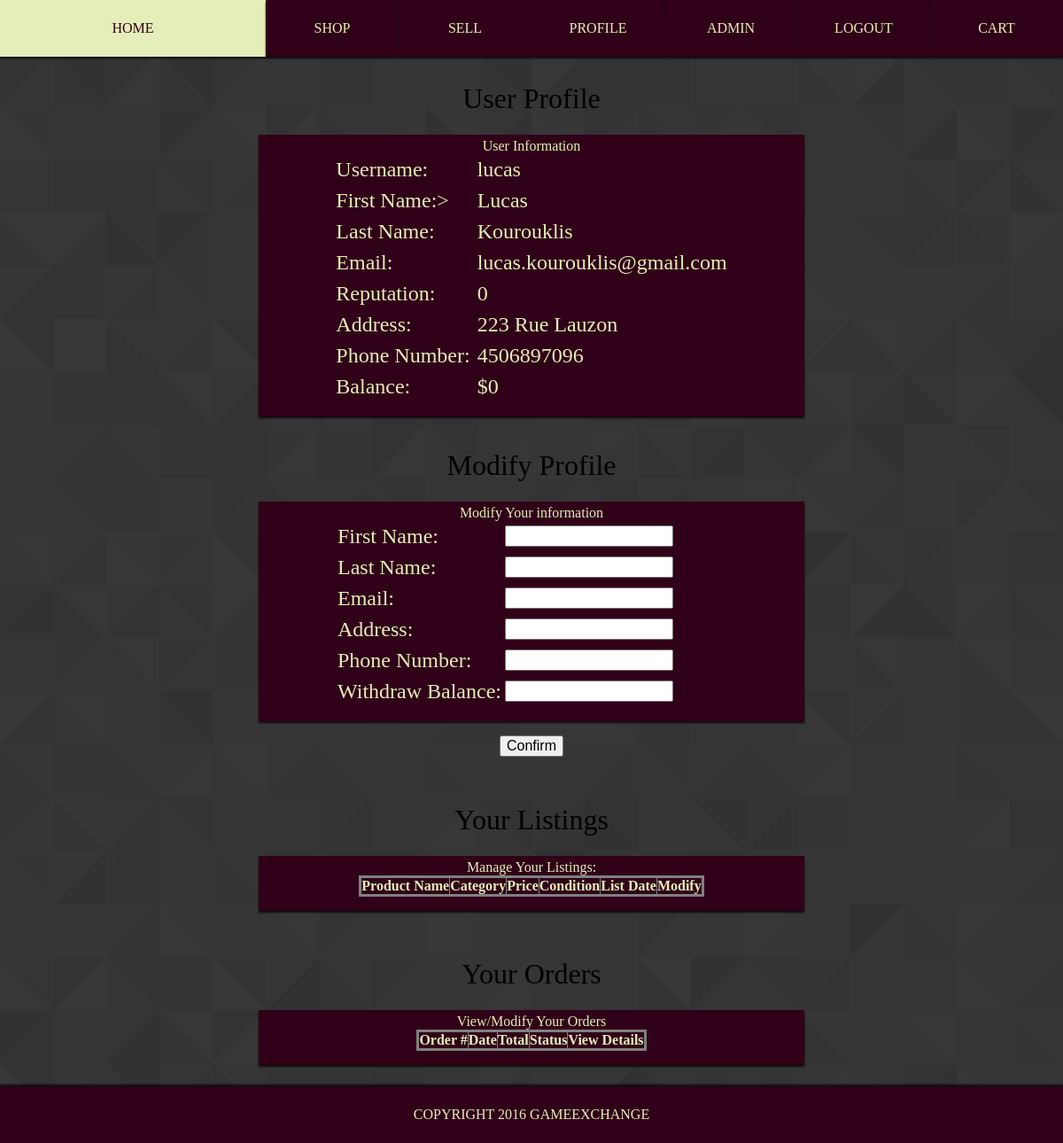
/user.php?userp=1 (signed in), run on an earlier commit of the app's database.
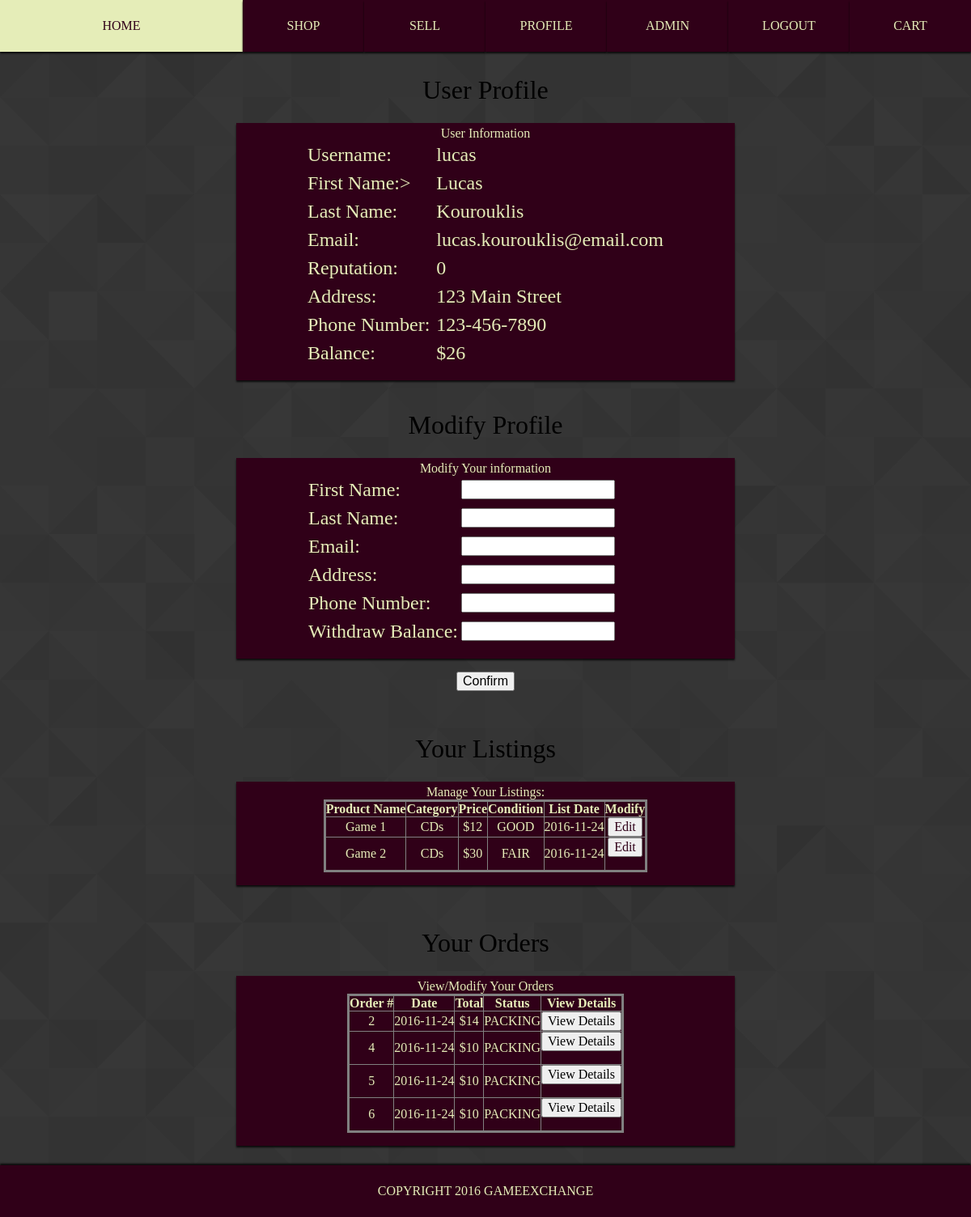
And on a later commit of the database.
### tables this page shows
CREATE TABLE `user` (
  `user_id` int(5) NOT NULL,
  `username` varchar(20) NOT NULL,
  `passwordhash` varchar(200) NOT NULL,
  `fname` varchar(50) NOT NULL,
  `lname` varchar(50) NOT NULL,
  `email` varchar(60) NOT NULL,
  `address` varchar(100) NOT NULL,
  `phone_num` varchar(20) NOT NULL,
  `status` int(2) NOT NULL
);

CREATE TABLE `balance` (
  `user_id` int(5) NOT NULL,
  `current_balance` int(7) NOT NULL
);

CREATE TABLE `listing` (
  `listing_id` int(7) NOT NULL,
  `user_id` int(5) NOT NULL,
  `product_name` varchar(150) NOT NULL,
  `category` int(1) NOT NULL,
  `price` int(5) NOT NULL,
  `item_condition` varchar(9) NOT NULL,
  `product_description` varchar(2000) NOT NULL,
  `list_date` date NOT NULL,
  `status` int(2) NOT NULL
);

CREATE TABLE `category` (
  `id` int(1) NOT NULL,
  `name` varchar(15) NOT NULL
);

CREATE TABLE `orders` (
  `order_id` int(7) NOT NULL,
  `user_id` int(5) NOT NULL,
  `order_date` date NOT NULL,
  `order_total` int(5) NOT NULL,
  `status` int(2) NOT NULL
);

CREATE TABLE `status` (
  `ID` int(2) NOT NULL,
  `name` varchar(50) NOT NULL
);

### database/adminFunctions.php (called while the page is built, shortened)
<?php
	function initializeAdminDb(){
		$servername = "localhost";
		$username = "lucas";
		$password = "alpine";
		$dbname = "ecommerce";
		try
		{
			$DBH = new PDO("mysql:host=$servername;dbname=$dbname", $username, $password);
			return $DBH;
		}
		catch(PDOException $e)
		{
			echo $e->getMessage();
		}
	}
	function isAdmin($SESSION){
		$DBH = initializeAdminDb();
		$user_id = $SESSION['user'];
		$STH = $DBH->query("SELECT status FROM user WHERE user_id='$user_id'");
		$row = $STH->fetch();
		if ($row['status'] == 13){
			return TRUE;
		}
		else{
			return FALSE;
		}
	}
?>

### database/userFunctions.php (the view, shortened to what this page needs)
<?php
	function initializeDb(){
		$servername = "localhost";
		$username = "lucas";
		$password = "alpine";
		$dbname = "ecommerce";
		try
		{
			$DBH = new PDO("mysql:host=$servername;dbname=$dbname", $username, $password);
			return $DBH;
		}
		catch(PDOException $e)
		{
			echo $e->getMessage();
		}
	}
	function getUserInfo($userp){
		$DBH = initializeDb();
		$STH = $DBH->query("SELECT * FROM user WHERE user_id='$userp'");
		return $STH->fetch();
	}
	function getUserBalance($userp){
		$DBH = initializeDb();
		$STH = $DBH->query("SELECT * FROM balance WHERE user_id='$userp'");
		return $STH->fetch();
	}
	function getUsername($userp){
		$row = getUserInfo($userp);
		echo $row["username"];
	}
	function getFname($userp){
		$row = getUserInfo($userp);
		echo $row["fname"];
	}
	function getLname($userp){
		$row = getUserInfo($userp);
		echo $row["lname"];
	}
	function getEmail($userp){
		$row = getUserInfo($userp);
		echo $row["email"];
	}
	function getRepuation($userp){
		$counter = 0;
		echo $counter;
	}
	function getAddress($userp){
		$row = getUserInfo($userp);
		echo $row["address"];
	}
	function getPhone($userp){
		$row = getUserInfo($userp);
		echo $row["phone_num"];
	}
	function getBalance($userp){
		$row = getUserBalance($userp);
		echo $row["current_balance"];
	}
	function displayUserOrders($SESSION){
		$givenId = $SESSION['user'];
		$DBH = initializeDb();
		$STH = $DBH->prepare("SELECT * FROM orders WHERE user_id ='$givenId'");
		$STH->execute();
		echo "<table border='1' style='border-style: solid; border-width: medium;' align='center'><tr style='color: #e5edb8;'>";
		echo "<th>Order #</th><th>Date</th><th>Total</th><th>Status</th><th>View Details</th></tr>";
		while($row = $STH->fetch()){
			$sid = $row["status"];
			$STHsname = $DBH->prepare("SELECT name FROM status WHERE id=" . $sid);
			$STHsname->execute();
			$rowsname = $STHsname->fetch();
			echo "<tr style='color: #e5edb8;' align='center'>";
				echo "<td>" . $row["order_id"] . "</td>";
				echo "<td>" . $row["order_date"] . "</td>";
				echo "<td>$" . $row["order_total"] . "</td>";
				echo "<td>" . $rowsname["name"] . "</td>";
				echo "<td style='color: black;'><form action='orderView.php' method='GET'><input type='hidden' id='order_id' name='order_id' value='" . $row['order_id'] . "' /><input type='submit' value='View Details' /></form></td>";
			echo "</tr>";
		}
		echo "</table>";
	}
	function displayAllUserListings($SESSION){
		$givenId = $SESSION['user'];
		$DBH = initializeAdminDb();
		$STH = $DBH->prepare("SELECT * FROM listing WHERE user_id ='$givenId'");
		$STH->execute();
		echo "<table border='1' style='border-style: solid; border-width: medium;' align='center'><tr style='color: #e5edb8;'>";
		echo "<th>Product Name</th><th>Category</th><th>Price</th><th>Condition</th><th>List Date</th><th>Modify</th></tr>";
		while($row = $STH->fetch()){
			$cid = $row["category"];
			$STHcname = $DBH->prepare("SELECT name FROM category WHERE id=" . $cid);
			$STHcname->execute();
			$rowcname = $STHcname->fetch();
			echo "<tr style='color: #e5edb8;'>";
			echo "<td align='center'>" . $row["product_name"] . "</td>";
			echo "<td align='center'>" . $rowcname["name"] . "</td>";
			echo "<td align='center'>$" . $row["price"] . "</td>";
			echo "<td align='center'>" . $row["item_condition"] . "</td>";
			echo "<td align='center'>" . $row["list_date"] . "</td>";
			echo "	<td align='center'>
						<form action='modifyListing.php' method='GET'>
							<input type='hidden' id='listing_id' name='listing_id' value='" . $row['listing_id'] . "' />
							<input style='color: #300018;' type='submit' value='Edit'/>
						</form>
					</td>";
			echo "</tr>";
		}
		echo "</table>";
	}
?>

### user.php (shortened to what this page needs)
<html>
<head>
<link rel="stylesheet" type="text/css" href="lib/pure-min.css">
<link rel="stylesheet" type="text/css" href="lib/grids-responsive-min.css">
<link rel="stylesheet" type="text/css" href="styles/default.css">
</head>
<body>
<?php
	include './database/userFunctions.php';
?>
 <header>
        <div id="dmenu" class="dmenu pure-g">
		<?php require "scripts/createMenuBar.php"; createMenu($_SESSION); ?>
        </div>
    </header>
<article>
	<h1>User Profile</h1>
		<div class="pure-u-1-2 dpanel">
			<div>
				<legend text-align="center">User Information</legend>
				<table align="center">
					<tr id="dtable-item1">
						<td style="color: #e5edb8"class="labelcell" style="margin-bottom: 5%"><h2>Username:</h2> </td>
						<td style="color: #e5edb8" class="inputcell2"><h2>
						<?php getUsername($_GET['userp']);?></h2>
						</td>
					</tr>
					<tr id="dtable-item2">
						<td style="color: #e5edb8" class="labelcell"><h2>First Name:></h2> </td>
						<td style="color: #e5edb8" class="inputcell2">
						<h2><?php getFname($_GET['userp']); ?> </h2>
						</td>
					</tr>
					<tr id="dtable-item2">
						<td style="color: #e5edb8" class="labelcell"><h2>Last Name:</h2> </td>
						<td style="color: #e5edb8"class="inputcell2">
						<h2><?php getLname($_GET['userp']); ?></h2>
						</td>
					</tr>
					<tr id="dtable-item2">
						<td style="color: #e5edb8" class="labelcell"><h2>Email:</h2> </td>
						<td style="color: #e5edb8" class="inputcell2">
						<h2><?php getEmail($_GET['userp']); ?></h2>
						</td>
					</tr>
					<tr id="dtable-item2">
						<td style="color: #e5edb8" class="labelcell"><h2>Reputation:</h2> </td>
						<td style="color: #e5edb8" class="inputcell2">
						<h2><?php getRepuation($_GET['userp']); ?></h2>
						</td>
					</tr>
					<?php
						if ($_GET['userp']  == $_SESSION['user']){
					?>
					<tr id="dtable-item2">
						<td style="color: #e5edb8" class="labelcell"><h2>Address:</h2> </td>
						<td style="color: #e5edb8" class="inputcell2">
						<h2><?php getAddress($_GET['userp']); ?></h2>
						</td>
					</tr>
					<tr id="dtable-item2">
						<td style="color: #e5edb8" class="labelcell"><h2>Phone Number:</h2> </td>
						<td style="color: #e5edb8" class="inputcell2">
						<h2><?php getPhone($_GET['userp']); ?></h2>
						</td>
					</tr>
					<tr id="dtable-item2">
						<td style="color: #e5edb8" class="labelcell"><h2>Balance:</h2> </td>
						<td style="color: #e5edb8" class="inputcell2">
						<h2>$<?php getBalance($_GET['userp']); ?></h2>
						</td>
					</tr>
					<?php
						}
					?>
				</table>
			</div>
		</div>
</article>
<?php
	if ( $_GET['userp']  != $_SESSION['user']){
	?>
	<article>
	<form method="post" action="" >
		<div>
			<input value="Upvote User" class="upvote" name="upvote" type="submit">
			<input value="Downvote User" class="downvote" name="downvote" type="submit">
		</div>
	</form"
	</article>
	<?php
	}
	else{
?>
<article>
	<form id="form2" method="post" action="">
		<h1>Modify Profile</h1>
			<div class="pure-u-1-2 dpanel">
				<div>
					<legend text-align="center">Modify Your information</legend>
					<table align="center">
						<tr id="dtable-item2">
							<td style="color: #e5edb8" class="labelcell"><h2>First Name:</h2></td>
							<td class="inputcell2">
							<input name="fname" size="25" style="width: 75%;" />
							</td>
						</tr>
						<tr id="dtable-item2">
							<td style="color: #e5edb8" class="labelcell"><h2>Last Name:</h2></td>
							<td class="inputcell2">
							<input name="lname" type="text" size="25" style="width: 75%;" />
							</td>
						</tr>
						<tr id="dtable-item2">
							<td style="color: #e5edb8" class="labelcell"><h2>Email:</h2></td>
							<td class="inputcell2">
							<input name="email" type="text" size="25" style="width: 75%;" />
							</td>
						</tr>
						<tr id="dtable-item2">
							<td style="color: #e5edb8"class="labelcell"><h2>Address:</h2></td>
							<td class="inputcell2">
							<input name="address" type="text" size="25" style="width: 75%;" />
							</td>
						</tr>
						<tr id="dtable-item2">
							<td style="color: #e5edb8" class="labelcell"><h2>Phone Number:</h2></td>
							<td class="inputcell2">
							<input name="phone_num" type="text" size="25" style="width: 75%;" />
							</td>
						</tr>
						<tr id="dtable-item2">
							<td style="color: #e5edb8" class="labelcell"><h2>Withdraw Balance:</h2></td>
							<td class="inputcell2">
							<input name="wbalance" type="text" size="25" style="width: 75%;" />
							</td>
						</tr>
					</table>
				</div>
			</div>
		<p>
			<input type="submit" class="modify" name="modify" value="Confirm" />
		</p>
	</form>
</article>
<article>
	<form method="post" action="">
		<h1>Your Listings</h1>
			<div class="pure-u-1-2 dpanel">
				<div>
					<legend text-align="center">Manage Your Listings:</legend>
					<?php  displayAllUserListings($_SESSION)?>
				</div>
			</div>
	</form>
</article>
<article>
	<form method="post" action="">
		<h1>Your Orders</h1>
			<div class="pure-u-1-2 dpanel">
				<div>
					<legend text-align="center">View/Modify Your Orders</legend>
					<?php displayUserOrders($_SESSION); ?>
				</div>
			</div>
	</form>
</article>
<?php }
?>
       <footer>
        <div id="footer" class="dfooter">
            Copyright 2016 GameExchange
        </div>
    </footer>
</body>
</html>

### scripts/createMenuBar.php (shortened to what this page needs)
<?php
	function createMenu($SESSION){
		if(isset($SESSION["user"])){
			require_once "database/adminFunctions.php";
			if(isAdmin($SESSION)){
				echo "	<div class='dmenu-item pure-u-1 pure-u-lg-1-4'>
							<a href='index.php'>Home</a>
						</div>
						<div class='dmenu-item pure-u-1 pure-u-lg-1-8'>
							<a href='products.php'>Shop</a>
						</div>
						<div class='dmenu-item pure-u-1 pure-u-lg-1-8'>
							<a href='sell.php'>Sell</a>
						</div>
						<div class='dmenu-item pure-u-1 pure-u-lg-1-8'>
							<a href='user.php'>Profile</a>
						</div>
						<div class='dmenu-item pure-u-1 pure-u-lg-1-8'>
							<a href='admin.php'>Admin</a>
						</div>
						<div class='dmenu-item pure-u-1 pure-u-lg-1-8'>
							<a href='scripts/logout.php'>Logout</a>
						</div>
						<div class='dmenu-item pure-u-1 pure-u-lg-1-8'>
							<a href='cart.php'>Cart</a>
						</div>";
			}
		}
	}
?>

### styles/default.css (style rules this page uses)
html, body { height: 100%; }
body { background-image: url('../img/0.png'); }
h1, h2, h3, h4, h5, h6 { font-family: 'Resagokr'; font-weight: normal; }
.dmenu-item { background-color: #300018; text-align: center; height: 64px; -webkit-transition-duration: 0.2s; -moz-transition-duration: 0.2s; -ms-transition-duration: 0.2s; -o-transition-duration: 0.2s; transition-duration: 0.2s; -webkit-box-shadow: 0px 2px 2px rgba(0,0,0,0.8); -moz-box-shadow: 0px 2px 2px rgba(0,0,0,0.8); -ms-box-shadow: 0px 2px 2px rgba(0,0,0,0.8); -o-box-shadow: 0px 2px 2px rgba(0,0,0,0.8); box-shadow: 0px 2px 2px rgba(0,0,0,0.8); }
.dmenu-item a { -webkit-transition-duration: 0.2s; -moz-transition-duration: 0.2s; -ms-transition-duration: 0.2s; -o-transition-duration: 0.2s; transition-duration: 0.2s; font-family: 'Resagokr'; font-weight: normal; color: #e5edb8; text-transform: uppercase; text-decoration: none; line-height: 64px; display: block; height: 100%; width: 100%; }
.dpanel { font-family: 'Resagokr'; color: #e5edb8; background-color: #300018; padding: 16px; -webkit-box-shadow: 0px 2px 2px rgba(0,0,0,0.8); -moz-box-shadow: 0px 2px 2px rgba(0,0,0,0.8); -ms-box-shadow: 0px 2px 2px rgba(0,0,0,0.8); -o-box-shadow: 0px 2px 2px rgba(0,0,0,0.8); box-shadow: 0px 2px 2px rgba(0,0,0,0.8); padding-top: 4px; }
.dpanel h2 { margin: 4px; padding: 0px; }
.dfooter { font-family: 'Resagokr'; color: #e5edb8; background-color: #300018; text-align: center; text-transform: uppercase; height: 64px; line-height: 64px; -webkit-box-shadow: 0px -2px 2px rgba(0,0,0,0.8); -moz-box-shadow: 0px -2px 2px rgba(0,0,0,0.8); -ms-box-shadow: 0px -2px 2px rgba(0,0,0,0.8); -o-box-shadow: 0px -2px 2px rgba(0,0,0,0.8); box-shadow: 0px -2px 2px rgba(0,0,0,0.8); }
article { padding: 8px; padding-left: 16px; padding-right: 16px; text-align: center; }

What changed in the data, as far as the page shows it:
changed user "lucas": email "lucas.kourouklis@gmail.com" → "lucas.kourouklis@email.com"; address "223 Rue Lauzon" → "123 Main Street"; phone_num "4506897096" → "123-456-7890"
changed balance: current_balance "0" → "26"
added listing: product_name "Game 1", category.name "CDs", price "12", item_condition "GOOD", list_date "2016-11-24"
added listing: product_name "Game 2", category.name "CDs", price "30", item_condition "FAIR", list_date "2016-11-24"
added orders: order_id "2", order_date "2016-11-24", order_total "14", status.name "PACKING"
added orders: order_id "4", order_date "2016-11-24", order_total "10", status.name "PACKING"
added orders: order_id "5", order_date "2016-11-24", order_total "10", status.name "PACKING"
added orders: order_id "6", order_date "2016-11-24", order_total "10", status.name "PACKING"
